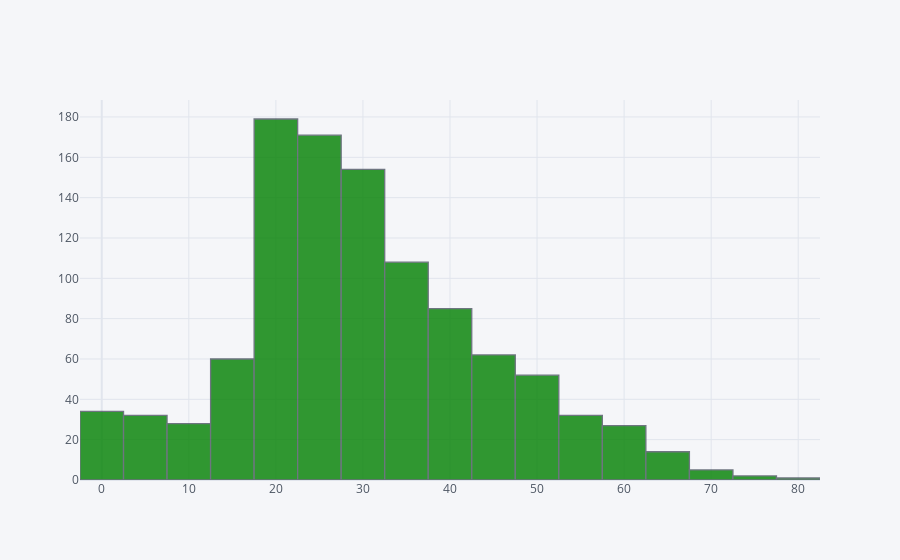

Notebook cell for this chart:
### Code cell
df['age'].iplot(kind='hist',bins=30,color='green')

### Figure 1 — Plotly figure (JSON) as saved in the notebook; plotly's stock layout.template omitted (floating-point values rounded to 4 significant figures; data arrays with more than 128 entries replaced by an {"elided": "..."} marker saying what was removed)
{"data": [{"histfunc": "count", "histnorm": "", "marker": {"color": "rgba(0, 128, 0, 1.0)", "line": {"color": "#4D5663", "width": 1.3}}, "name": "age", "nbinsx": 30, "opacity": 0.8, "orientation": "v", "type": "histogram", "x": {"elided": "1310 float values"}}], "layout": {"barmode": "overlay", "legend": {"bgcolor": "#F5F6F9", "font": {"color": "#4D5663"}}, "paper_bgcolor": "#F5F6F9", "plot_bgcolor": "#F5F6F9", "title": {"font": {"color": "#4D5663"}}, "xaxis": {"gridcolor": "#E1E5ED", "showgrid": true, "tickfont": {"color": "#4D5663"}, "title": {"font": {"color": "#4D5663"}, "text": ""}, "zerolinecolor": "#E1E5ED"}, "yaxis": {"gridcolor": "#E1E5ED", "showgrid": true, "tickfont": {"color": "#4D5663"}, "title": {"font": {"color": "#4D5663"}, "text": ""}, "zerolinecolor": "#E1E5ED"}}}
